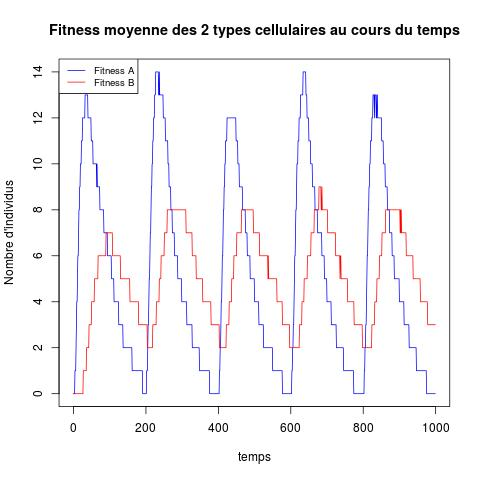

Recreate this plot in R.
#!/usr/bin/env Rscript
args = commandArgs(trailingOnly=TRUE)

if (length(args)==0) {
  stop("At least one argument must be supplied (input file).n", call.=FALSE)
} else if (length(args)==1) {
  # default output file
  args[2] = "Fitness.jpeg"
}

tab <- read.table(args[1], header = TRUE, sep = " ",stringsAsFactors = F)

jpeg(args[2])

plot(tab$t,tab$meanA, col = "blue", type = "l",main = "Fitness moyenne des 2 types cellulaires au cours du temps", xlab = "temps",ylab = "Nombre d'individus")
lines(tab$t,tab$meanB, col = "red")
legend("topleft", legend=c("Fitness A", "Fitness B"), col=c("blue","red"),lty=c(1,1),cex=0.8)

#print(obj)
dev.off()
